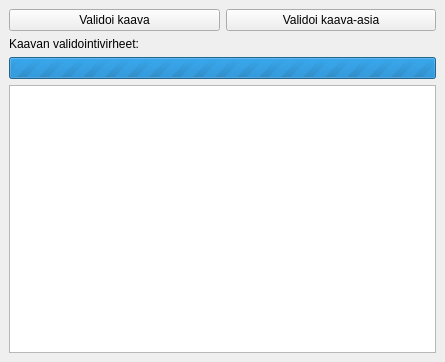
<?xml version="1.0" encoding="UTF-8"?>
<ui version="4.0">
 <class>ValidationDock</class>
 <widget class="QDockWidget" name="ValidationDock">
  <property name="geometry">
   <rect>
    <x>0</x>
    <y>0</y>
    <width>445</width>
    <height>362</height>
   </rect>
  </property>
  <property name="windowTitle">
   <string>Validointi</string>
  </property>
  <widget class="QWidget" name="dockWidgetContents">
   <layout class="QVBoxLayout" name="verticalLayout">
    <item>
     <layout class="QHBoxLayout" name="horizontalLayout">
      <item>
       <widget class="QPushButton" name="validate_button">
        <property name="text">
         <string>Validoi kaava</string>
        </property>
       </widget>
      </item>
      <item>
       <widget class="QPushButton" name="validate_plan_matter_button">
        <property name="text">
         <string>Validoi kaava-asia</string>
        </property>
       </widget>
      </item>
     </layout>
    </item>
    <item>
     <widget class="QLabel" name="validation_label">
      <property name="text">
       <string>Kaavan validointivirheet:</string>
      </property>
     </widget>
    </item>
    <item>
     <widget class="QProgressBar" name="progress_bar">
      <property name="visible">
       <bool>false</bool>
      </property>
      <property name="minimum">
       <number>0</number>
      </property>
      <property name="maximum">
       <number>0</number>
      </property>
     </widget>
    </item>
    <item>
     <widget class="ValidationTreeView" name="validation_result_tree_view"/>
    </item>
   </layout>
  </widget>
 </widget>
 <customwidgets>
  <customwidget>
   <class>ValidationTreeView</class>
   <extends>QTreeView</extends>
   <header>arho_feature_template.gui.components.validation_tree_view</header>
  </customwidget>
 </customwidgets>
 <resources/>
 <connections/>
</ui>
